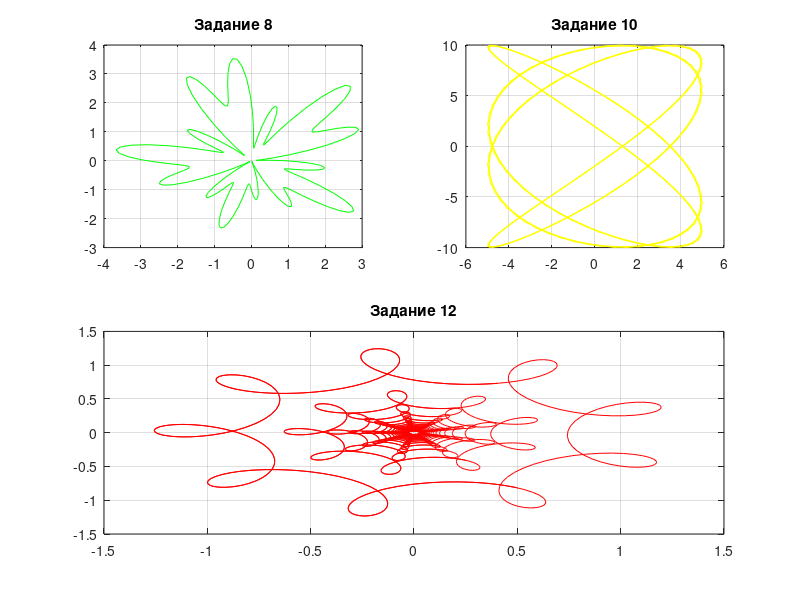

Recreate this plot in MATLAB.
%Условия: 1 любой из #8-11, #12
%Для тренировки сделаем 8, 10, и 12
%Задание 8
subplot(2, 2, 1)
a = 100;
b = 2;
n = 4;
k = 14;
m = 5;
phi = linspace(-pi/2,3*pi/2,200);
r = (a./(a+(phi-pi/2).^n)).*(b-sin(k*phi)-cos(m*phi));
x = r.*cos(phi);
y = r.*sin(phi);
plot(x, y, '-g')
grid on
title('Задание 8')
%Задание 10
subplot(2, 2, 2)
a = 5;
b = 10;
n = 12;
m = 9;
phi0 = pi/4;
x = a*sin(n*phi + phi0);
y = b*sin(m*phi);
plot(x, y, '-y')
title('Задание 10')
grid on
%Задание 12
subplot(2, 2, [3, 4])
t = linspace(-5,5,400);
a = 1/4;
b = 1/16;
m = 8;
n = 8;
x = cos(t)-a*cos(m*t)+b*sin(n*t);
y = sin(t)+a*sin(m*t)+b*cos(n*t);
for k = 1:30
    plot(x/k, y/k, '-r');
    hold on
end
grid on
title('Задание 12');



